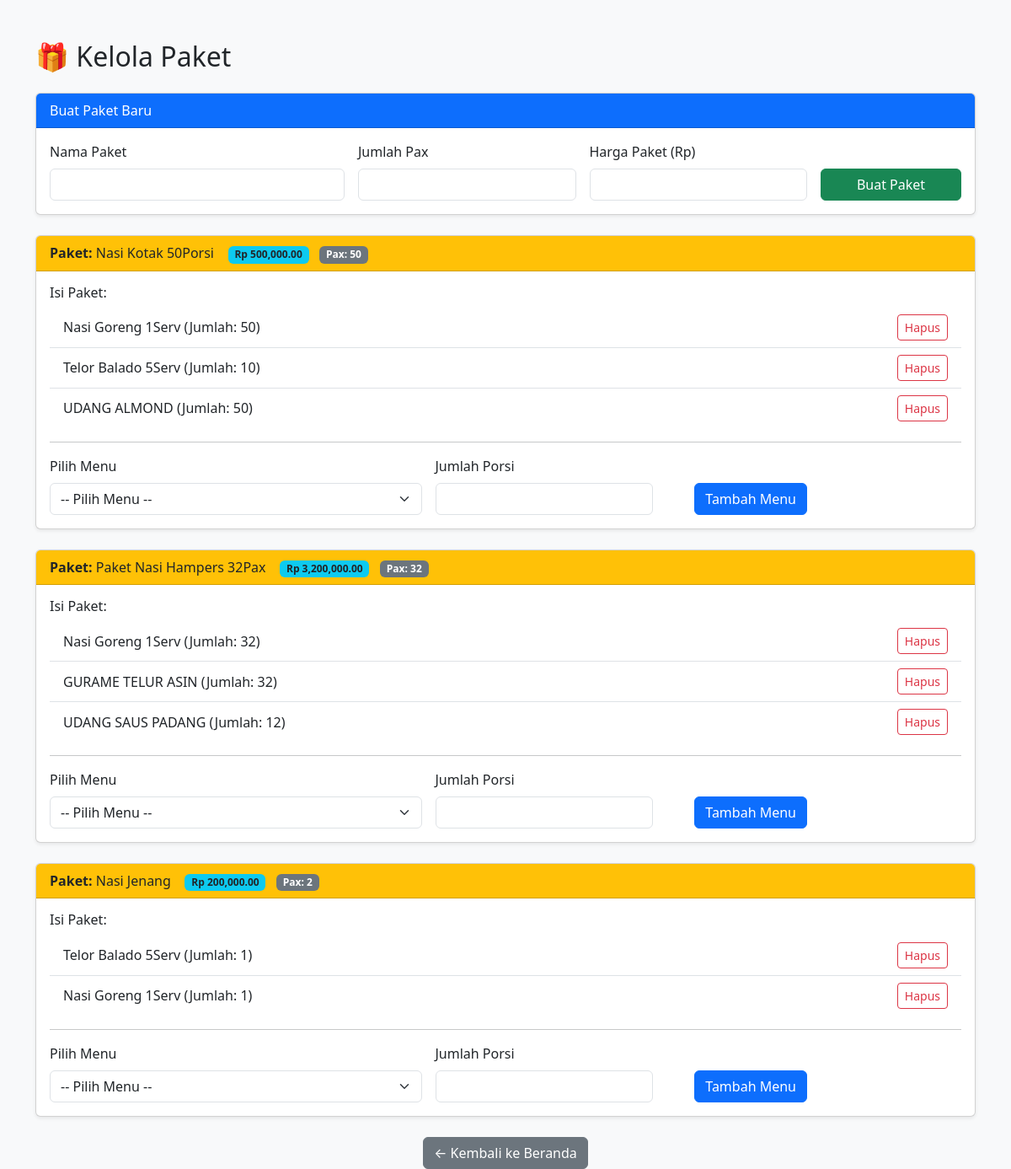
Before: /kelola_paket with the older database file.
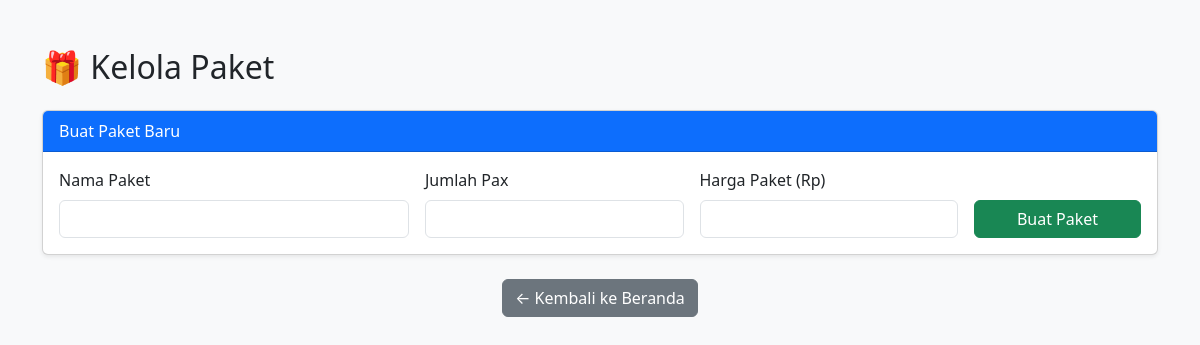
After: the same page with the newer database file.
### tables this page shows
CREATE TABLE Paket (
    nm_paket TEXT PRIMARY KEY,
    deskripsi TEXT,
    harga REAL
, jumlah_porsi INTEGER);

CREATE TABLE PaketDetail (
    id INTEGER PRIMARY KEY AUTOINCREMENT,
    nm_paket TEXT NOT NULL,
    nm_menu TEXT NOT NULL,
    jumlah INTEGER NOT NULL,
    FOREIGN KEY (nm_paket) REFERENCES Paket(nm_paket)
);

### app.py (the view)
@app.route('/kelola_paket')
def kelola_paket():
    db.cursor.execute("SELECT nm_paket, deskripsi, harga, jumlah_porsi FROM Paket")
    daftar_paket = db.cursor.fetchall()
    db.cursor.execute("SELECT nm_paket, nm_menu, jumlah FROM PaketDetail")
    detail_paket = db.cursor.fetchall()
    db.cursor.execute("SELECT nm_menu FROM Menu")
    semua_menu = db.cursor.fetchall()
    return render_template(
        'paket.html',
        daftar_paket=daftar_paket,
        detail_paket=detail_paket,
        semua_menu=semua_menu
    )

### templates/paket.html (shortened to what this page needs)
<!DOCTYPE html>
<html lang="id">
<head>
    <link href="https://cdn.jsdelivr.net/npm/bootstrap@5.3.3/dist/css/bootstrap.min.css" rel="stylesheet" />
</head>
<body class="bg-light">
<div class="container mt-5">
    <h2 class="mb-4">🎁 Kelola Paket</h2>
    <div class="card mb-4 shadow-sm">
        <div class="card-header bg-primary text-white">Buat Paket Baru</div>
        <div class="card-body">
            <form action="{{ url_for('buat_paket') }}" method="POST" class="row g-3">
                <div class="col-md-4">
                    <label for="nm_paket" class="form-label">Nama Paket</label>
                    <input type="text" id="nm_paket" name="nm_paket" class="form-control" required />
                </div>
                <div class="col-md-3">
                    <label for="jumlah_porsi" class="form-label">Jumlah Pax</label>
                    <input type="number" id="jumlah_porsi" name="jumlah_porsi" class="form-control" min="1" required />
                </div>
                <div class="col-md-3">
                    <label for="harga" class="form-label">Harga Paket (Rp)</label>
                    <input type="number" id="harga" name="harga" class="form-control" min="0" step="0.01" required />
                </div>
                <div class="col-md-2 text-end">
                    <label class="form-label d-block">&nbsp;</label>
                    <button type="submit" class="btn btn-success w-100">Buat Paket</button>
                </div>
            </form>
        </div>
    </div>
    {% for paket in daftar_paket %}
    <div class="card mb-4 shadow-sm">
        <div class="card-header bg-warning text-dark d-flex justify-content-between align-items-center">
            <div>
                <strong>Paket:</strong> {{ paket[0] }} &nbsp;&nbsp;
                <span class="badge bg-info text-dark">Rp {{ "{:,.2f}".format(paket[2]) }}</span> &nbsp;
                <span class="badge bg-secondary">Pax: {{ paket[3] }}</span>
            </div>
        </div>
        <div class="card-body">
            <h6>Isi Paket:</h6>
            <ul class="list-group list-group-flush">
                {% set isi_paket = detail_paket | selectattr("0", "equalto", paket[0]) | list %}
                {% if isi_paket %}
                    {% for detail in isi_paket %}
                        <li class="list-group-item d-flex justify-content-between align-items-center">
                            {{ detail[1] }} (Jumlah: {{ detail[2] }})
                            <form action="{{ url_for('hapus_menu_dari_paket') }}" method="POST" style="margin: 0;">
                                <button type="submit" class="btn btn-sm btn-outline-danger"
                                        onclick="return confirm('Hapus menu ini dari paket?')">Hapus</button>
                            </form>
                        </li>
                    {% endfor %}
                {% else %}
                    <li class="list-group-item text-muted fst-italic">Belum ada menu ditambahkan ke paket ini.</li>
                {% endif %}
            </ul>
            <hr />
        <form action="{{ url_for('tambah_menu_ke_paket') }}" method="POST" class="row g-3 align-items-end">
            <div class="col-md-5">
                <label for="nm_menu_{{ loop.index }}" class="form-label">Pilih Menu</label>
                <select id="nm_menu_{{ loop.index }}" name="nm_menu" class="form-select" required>
                    <option value="" disabled selected>-- Pilih Menu --</option>
                </select>
            </div>
            <div class="col-md-3">
                <label for="jumlah_{{ loop.index }}" class="form-label">Jumlah Porsi</label>
                <input type="number" id="jumlah_{{ loop.index }}" name="jumlah" min="1" class="form-control" required />
            </div>
            <div class="col-md-2 text-end">
                <button type="submit" class="btn btn-primary">Tambah Menu</button>
            </div>
        </form>
        </div>
    </div>
    {% endfor %}
    <div class="mt-4 text-center">
        <a href="{{ url_for('index') }}" class="btn btn-secondary">← Kembali ke Beranda</a>
    </div>
</div>
</body>
</html>

Changed rows visible on the page:
removed Paket: nm_paket "Nasi Kotak 50Porsi", harga "500,000.00", jumlah_porsi "50"
removed PaketDetail: nm_menu "Nasi Goreng 1Serv", jumlah "50", shown under "Nasi Kotak 50Porsi"
removed PaketDetail: nm_menu "Telor Balado 5Serv", jumlah "10", shown under "Nasi Kotak 50Porsi"
removed PaketDetail: nm_menu "UDANG ALMOND", jumlah "50", shown under "Nasi Kotak 50Porsi"
removed Paket: nm_paket "Paket Nasi Hampers 32Pax", harga "3,200,000.00", jumlah_porsi "32"
removed PaketDetail: nm_menu "Nasi Goreng 1Serv", jumlah "32", shown under "Paket Nasi Hampers 32Pax"
removed PaketDetail: nm_menu "GURAME TELUR ASIN", jumlah "32", shown under "Paket Nasi Hampers 32Pax"
removed PaketDetail: nm_menu "UDANG SAUS PADANG", jumlah "12", shown under "Paket Nasi Hampers 32Pax"
removed Paket: nm_paket "Nasi Jenang", harga "200,000.00", jumlah_porsi "2"
removed PaketDetail: nm_menu "Telor Balado 5Serv", jumlah "1", shown under "Nasi Jenang"
removed PaketDetail: nm_menu "Nasi Goreng 1Serv", jumlah "1", shown under "Nasi Jenang"
